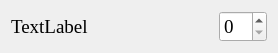
<?xml version="1.0" encoding="UTF-8"?>
<ui version="4.0">
 <class>FrameOrderCount</class>
 <widget class="QFrame" name="FrameOrderCount">
  <property name="geometry">
   <rect>
    <x>0</x>
    <y>0</y>
    <width>278</width>
    <height>45</height>
   </rect>
  </property>
  <property name="font">
   <font>
    <family>Times New Roman</family>
    <pointsize>14</pointsize>
   </font>
  </property>
  <property name="windowTitle">
   <string>Frame</string>
  </property>
  <layout class="QHBoxLayout" name="horizontalLayout" stretch="1,0">
   <item>
    <widget class="QLabel" name="Article">
     <property name="font">
      <font>
       <family>Times New Roman</family>
       <pointsize>14</pointsize>
      </font>
     </property>
     <property name="text">
      <string>TextLabel</string>
     </property>
    </widget>
   </item>
   <item>
    <widget class="QSpinBox" name="Count"/>
   </item>
  </layout>
 </widget>
 <resources/>
 <connections/>
</ui>
